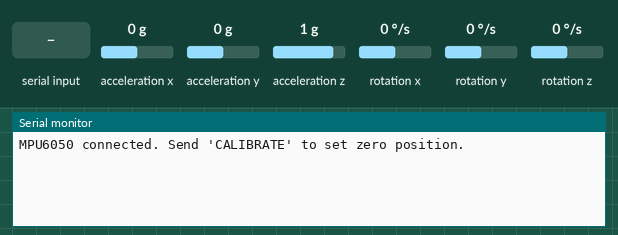
Bench run of a program on a simulated Arduino Uno, built with avr-gcc and run on an emulated ATmega328P. Shown: the last lines printed to the serial monitor. The test bench sets the inputs (shaded band); at power-on: acceleration x 0 g, acceleration y 0 g, acceleration z 1 g, rotation x 0 °/s, rotation y 0 °/s, rotation z 0 °/s.

Above: at 1.2 s.
1.3 s: "CALIBRATE\n" received over Serial
At 1.6 s:
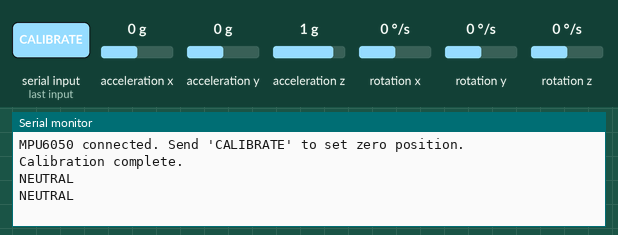
2.8 s: acceleration x set to -1.4 g
At 2.96 s:
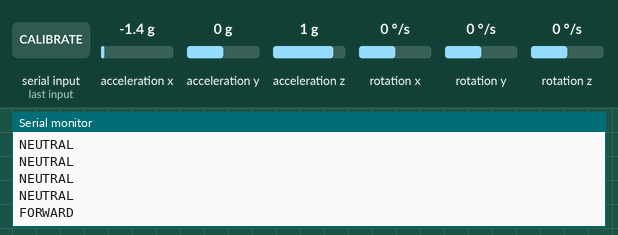
4.7 s: acceleration y set to -1.4 g
At 4.93 s:
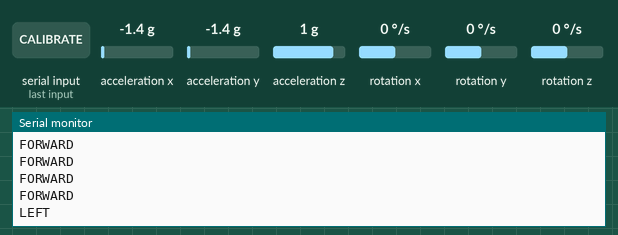
6.7 s: acceleration y set to 0.8 g
At 6.89 s:
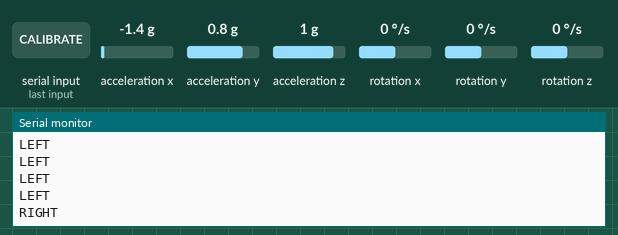

Measured:
- after the input at 1.3 s, the serial monitor: prints a new line at once (image 1)
- after the input at 2.8 s, the serial monitor: prints a new line at once (image 2)
- after the input at 4.7 s, the serial monitor: prints a new line after 0.10 s (image 3)
- after the input at 6.7 s, the serial monitor: prints a new line after 0.06 s (image 4)

The program:

main.cpp
```cpp
#include <Wire.h>
#include <MPU6050.h>

MPU6050 mpu;

float zeroPitch = 0.0;
float zeroRoll = 0.0;
bool calibrated = false;

// THRESHOLDS

const float threshold = 20.0;  // degrees of tilt to trigger action

const unsigned long commandCooldown = 150;  // ms between commands

unsigned long lastCommandTime = 0;

// Calibration Sequence

void calibrateSensor() {
  int16_t ax, ay, az, gx, gy, gz;
  mpu.getMotion6(&ax, &ay, &az, &gx, &gy, &gz);

  float axf = (float)ax;
  float ayf = (float)ay;
  float azf = (float)az;

  float denomPitch = sqrt(ayf * ayf + azf * azf);
  float denomRoll = sqrt(axf * axf + azf * azf);

  if (denomPitch != 0 && denomRoll != 0) {
    zeroPitch = atan2(axf, denomPitch) * 180.0 / PI;
    zeroRoll = atan2(ayf, denomRoll) * 180.0 / PI;
    calibrated = true;
    Serial.println("Calibration complete.");
  } else {
    Serial.println("Calibration failed (invalid orientation).");
  }
}

void setup() {
  Serial.begin(9600);
  Wire.begin();
  mpu.initialize();

  if (!mpu.testConnection()) {
    Serial.println("MPU6050 connection failed");
    while (1); // halt if not connected
  }

  Serial.println("MPU6050 connected. Send 'CALIBRATE' to set zero position.");
}

void loop() {
  if (Serial.available()) {
    String incoming = Serial.readStringUntil('\n');
    incoming.trim();

    if (incoming == "CALIBRATE") {
      calibrateSensor();
    }
  }

  if (!calibrated) return;

  int16_t ax, ay, az, gx, gy, gz;
  mpu.getMotion6(&ax, &ay, &az, &gx, &gy, &gz);

  float axf = (float)ax;
  float ayf = (float)ay;
  float azf = (float)az;

  float pitch = 0.0, roll = 0.0;
  float denomPitch = sqrt(ayf * ayf + azf * azf);
  float denomRoll = sqrt(axf * axf + azf * azf);

  if (denomPitch != 0) {
    pitch = atan2(axf, denomPitch) * 180.0 / PI;
  }

  if (denomRoll != 0) {
    roll = atan2(ayf, denomRoll) * 180.0 / PI;
  }

  float relativePitch = pitch - zeroPitch;
  float relativeRoll = roll - zeroRoll;

  unsigned long now = millis();
  if (now - lastCommandTime >= commandCooldown) {
    if (relativeRoll > threshold) {
      Serial.println("RIGHT");
    } else if (relativeRoll < -threshold) {
      Serial.println("LEFT");
    } else if (relativePitch > threshold) {
      Serial.println("BACKWARD");
    } else if (relativePitch < -threshold) {
      Serial.println("FORWARD");
    } else {
      Serial.println("NEUTRAL");
    }

    lastCommandTime = now;
  }
}
```
